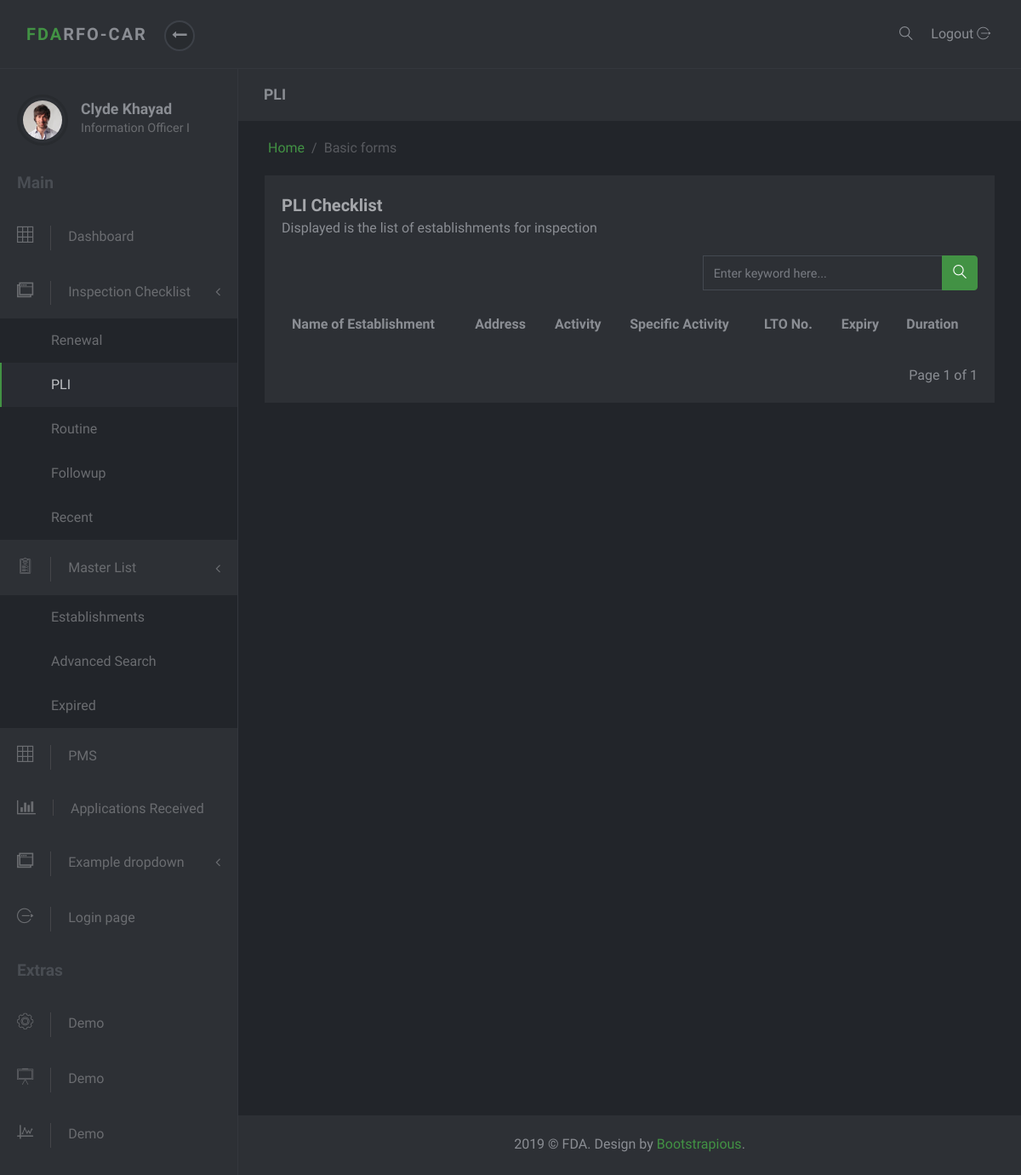
/checklist/pli/, run on an earlier commit of the app's database.
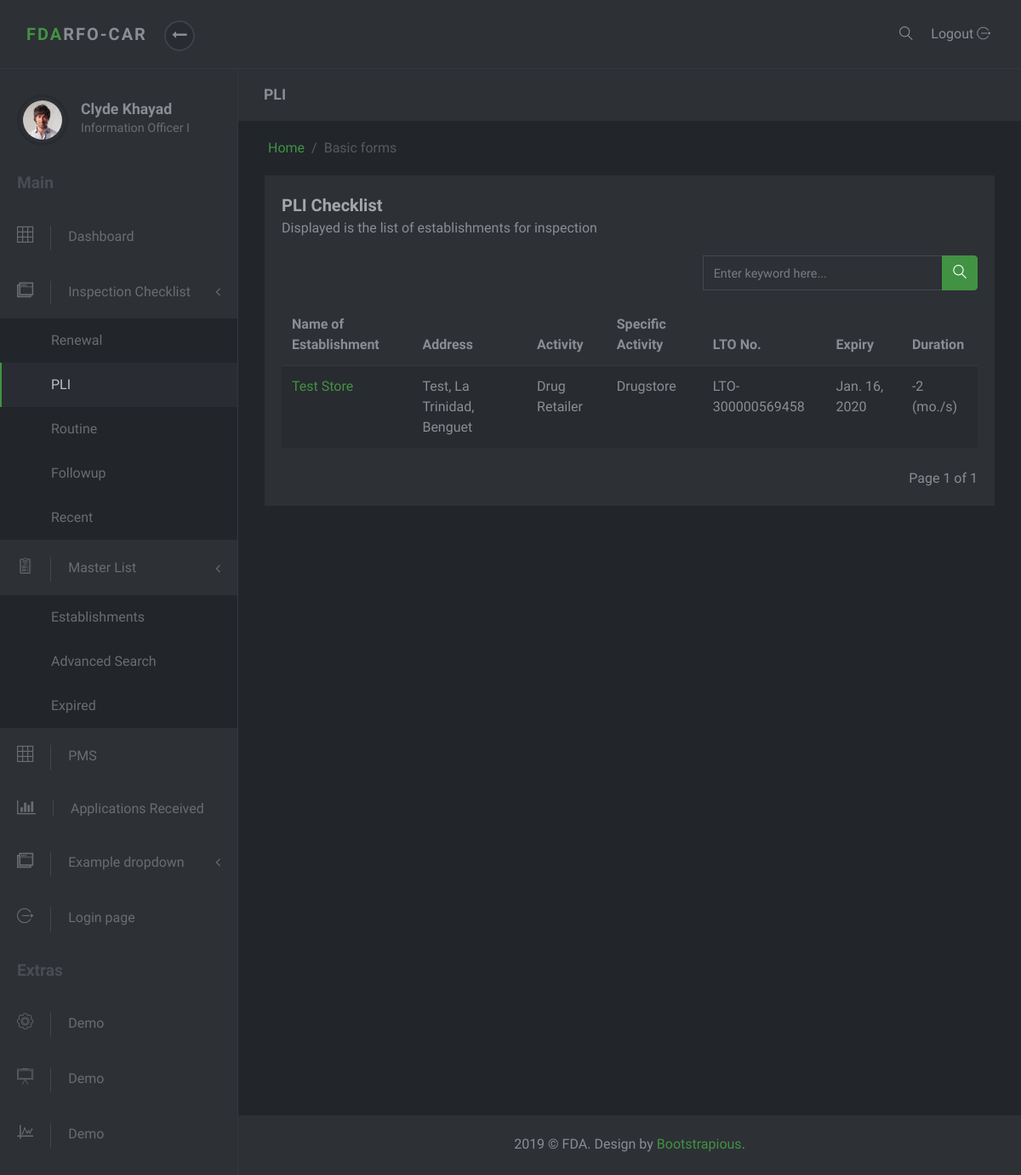
And on a later commit of the database.
### masterlist/models.py (models this page shows, shortened)
class Establishment(models.Model):
    date_modified = models.DateTimeField('date modified', default=timezone.now)
    application = models.CharField(max_length=1, choices=constants.APPLICATIONS)
    name = models.CharField(max_length=60)
    product_type = models.ForeignKey(ProductType, on_delete=models.SET_NULL, null=True)
    center = models.CharField(max_length=6, choices=constants.CENTERS)
    primary_activity = models.ForeignKey(PrimaryActivity, on_delete=models.CASCADE, null=True)
    specific_activity = models.ManyToManyField(SpecificActivity, verbose_name='Specific Activity/s')
    additional_activity = models.ForeignKey(AdditionalActivity, on_delete=models.SET_NULL, null=True)
    product_line = models.ForeignKey(ProductLine, on_delete=models.SET_NULL, null=True, blank=True)
    plant_address = models.OneToOneField(PlantAddress, on_delete=models.SET_NULL, null=True)
    office_address = models.OneToOneField(OfficeAddress, on_delete=models.SET_NULL, null=True)
    authorized_officer = models.OneToOneField(AuthorizedOfficer, on_delete=models.SET_NULL, null=True)
    remarks = models.CharField(max_length=100, null=True, blank=True, verbose_name='Product Remarks')
    status = models.CharField(max_length=8, choices=constants.EST_STATUS, null=True, default="Active")
    folder_id = models.CharField(max_length=10, null=True, verbose_name="Folder Number")
    renchecklist = mymanagers.RenewalChecklistManager()
    plichecklist = mymanagers.PLIChecklistManager()
    expiredlist = mymanagers.ExpiredListManager()
    routinelist = mymanagers.RoutineListManager()
    objects = models.Manager()
    class Meta:
        ordering = ['-date_modified']

class Address(models.Model):
    address = models.CharField(max_length=250)
    region = models.ForeignKey(Region, on_delete=models.SET_NULL, null=True)
    province = models.ForeignKey(Province, on_delete=models.SET_NULL, null=True)
    municipality_or_city = models.ForeignKey(CityOrMunicipality, on_delete=models.SET_NULL, null=True)
    def full_address(self):
        return self.address + ', ' + self.municipality_or_city.name + ', ' + self.province.name

class CityOrMunicipality(models.Model):
    name = models.CharField(max_length=30)
    description = models.CharField(max_length=50, null=True, blank=True)
    province = models.ForeignKey(Province, on_delete=models.CASCADE)

class Province(models.Model):
    name = models.CharField(max_length=30)
    region = models.ForeignKey(Region, on_delete=models.SET_NULL, null=True)

class ProductType(models.Model):
    name = models.CharField(max_length=50)
    def __str__(self):
        return self.name

class PrimaryActivity(models.Model):
    name = models.CharField(max_length=150)
    def __str__(self):
        return self.name

class SpecificActivity(models.Model):
    name = models.CharField(max_length=150)

class Lto(models.Model):
    establishment = models.ForeignKey(Establishment, on_delete=models.CASCADE, null=True, related_name='ltos')
    issuance = models.DateTimeField(null=True, blank=True, verbose_name='Date Issued')
    lto_number = models.CharField(max_length=20)
    expiry = models.DateTimeField('expiry date')
    def get_duration(self):
        start_date = datetime.now().date()
        end_date = self.expiry.date()
        difference = relativedelta.relativedelta(end_date, start_date)
        month = difference.years * 12 + difference.months
        return month
    class Meta:
        ordering = ['-expiry']

### checklist/views.py (the view)
# urls.py: path('pli/', PliChekListView.as_view(), name='pli'),
class PliChekListView(ListView):
    items_per_page = 10
    model = Establishment
    template_name = 'checklist/pli-list.html'
    context_object_name = 'list'
    def get_context_data(self, **kwargs):
        context = super().get_context_data(**kwargs)
        page = self.request.GET.get('page')
        paginator = mypaginator.MyPaginator(self.get_list(), self.items_per_page, page)
        context['paginated_result'] = paginator.get_paginated_result()
        context['pli_checklist_active'] = "active"
        return context
    def get_list(self):
        pli_checklist = Establishment.plichecklist.get_list()
        query = self.request.GET.get('q', None)
        if query:
            pli_checklist = Establishment.plichecklist.get_filtered_list(query=query)
        return pli_checklist

### masterlist/myhelpers.py (called while the page is built)
    def get_list(self):
        establishments = super().get_queryset()
        return self.get(establishments=establishments)

### masterlist/mymanagers.py (called while the page is built)
    def get(self, establishments):
        checklist = []
        for est in establishments:
            if est.inspection_set.all().count() == 0:
                checklist.append(est)
        return checklist

### masterlist/mypaginator.py (called while the page is built)
    def get_paginated_result(self):
        paginated_result = ''
        paginator = Paginator(self.query_set, self.items_per_page)
        page = self.page
        try:
            paginated_result = paginator.page(page)
        except PageNotAnInteger:
            paginated_result = paginator.page(1)
        except EmptyPage:
            paginated_result = paginator.page(paginator.num_pages)
        return paginated_result

### checklist/templates/checklist/pli-list.html (shortened to what this page needs)
{% extends 'masterlist/partial/base.html' %}
{% block subtitle %} PLI {% endblock %}
{% block content %}
<div class="row">
    <div class="col-lg-12">
        <div class="block">
            <div class="title">
                <strong>PLI Checklist</strong>
                <span class="d-block">Displayed is the list of establishments for inspection</span>
            </div>
            <div class="row">
                <div class="col-md-7">
                </div>
                <div class="col-md-5">
                  <form action="" method='get'>
                    {% include 'masterlist/partial/search_input.html' %}
                  </form>
                </div>
            </div>
            <div class="block-body">
                <div class="table-responsive">
                    <table class="table table-striped table-hover">
                        <thead>
                        <tr>
                            <th>Name of Establishment</th>
                            <th>Address</th>
                            <th>Activity</th>
                            <th>Specific Activity</th>
                            <th>LTO No.</th>
                            <th>Expiry</th>
                            <th>Duration</th>
                        </tr>
                        </thead>
                        <tbody>
                        {% for establishment in paginated_result %}
                        <tr>
                            <td><a href="{% url 'masterlist:est-detail' establishment.id %}" target="_blank">{{establishment.name}}</a></td>
                            <td>{{establishment.plant_address.full_address}}</td>
                            <td>{{establishment.product_type}} {{establishment.primary_activity}}</td>
                            <td>
                              {% for spec_act in establishment.specific_activity.all %}
                                {% if forloop.last %}
                                  {{spec_act.name}}
                                {% else %}
                                  {{spec_act.name}},
                                {% endif %}
                              {% endfor %}
                            </td>
                            <td>{{establishment.ltos.first.lto_number}}</td>
                            <td>{{establishment.ltos.first.expiry.date}}</td>
                            <td>{{establishment.ltos.first.get_duration}} (mo./s)</td>
                        </tr>
                        {% endfor %}
                        </tbody>
                    </table>
                </div>
                <br>
                {% include 'masterlist/partial/pagination.html' %}
            </div>
        </div>
    </div>
</div>
{% endblock %}

What changed in the data, as far as the page shows it:
added Establishment: name "Test Store", plant_address.full_address "Test, La Trinidad, Benguet", product_type "Drug", primary_activity "Retailer", ltos.first.lto_number "LTO-300000569458", ltos.first.expiry "Jan. 16, 2020", ltos.first.get_duration "-2"
now on this page (row unchanged): SpecificActivity: name "Drugstore"
